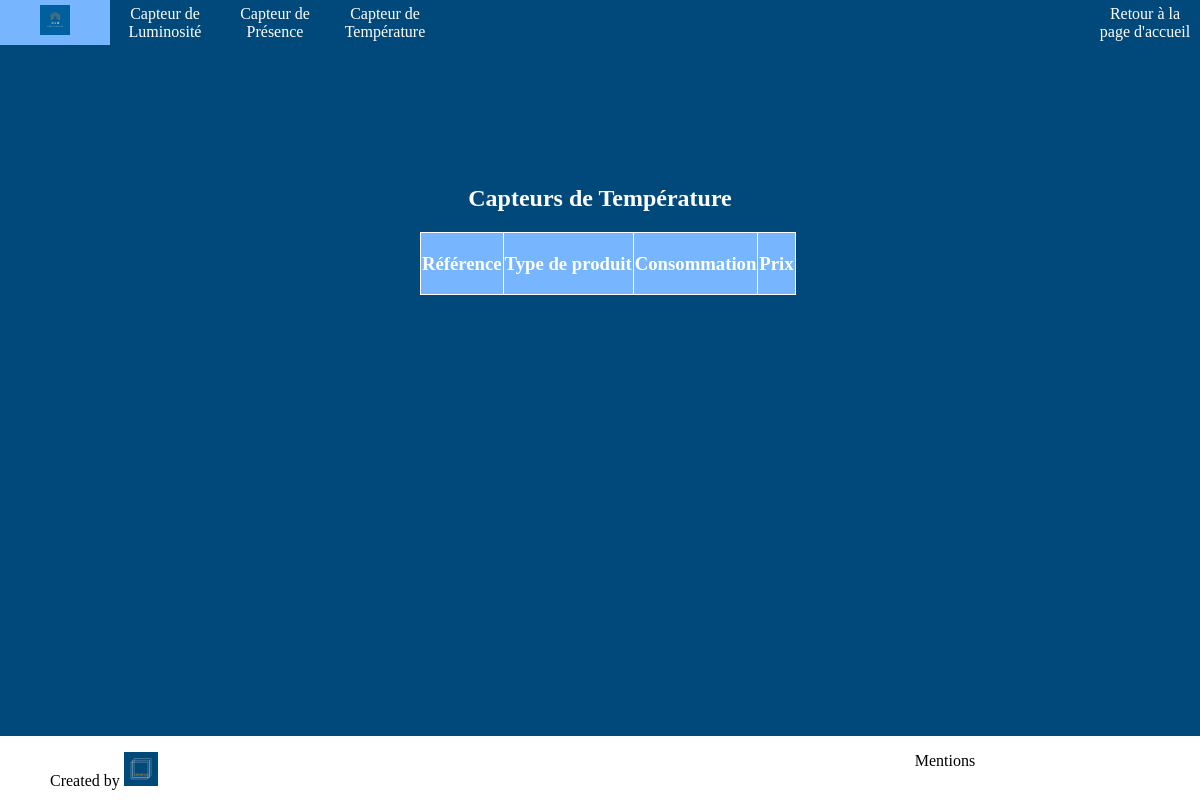
Page /index.php?action=temperatureSensorsUnlog on the earlier database version.
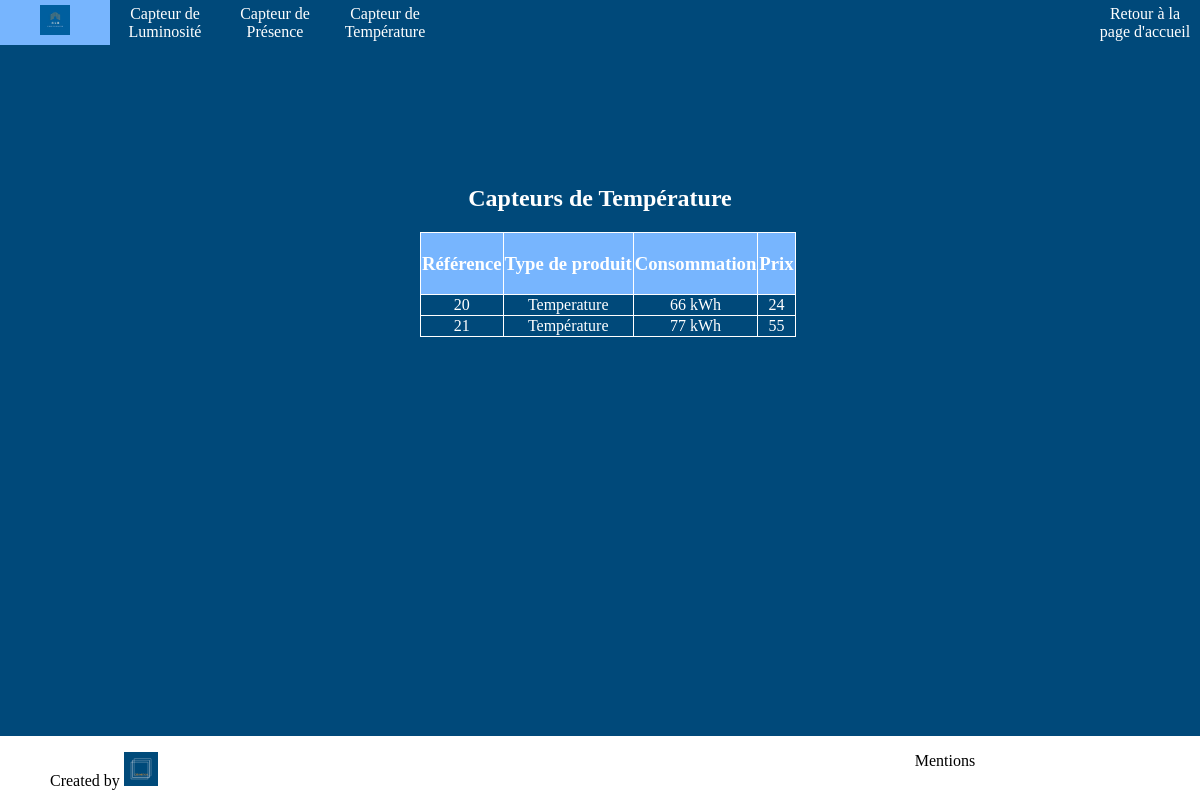
Same page on the later database version.
### tables this page shows
CREATE TABLE `catalogue` (
  `idProduit` int(11) NOT NULL,
  `typeProduct` varchar(255) NOT NULL,
  `consumption` varchar(255) NOT NULL,
  `price` varchar(255) NOT NULL
);

### controllers/controller.php (called while the page is built, shortened)
<?php
require "models/model.php";
function temperatureSensorsUnlog(){
    $sensors = getTemperatureSensors()->fetchAll();
    require "views/temperatureSensorsUnlog.php";
}

### models/model.php (called while the page is built, shortened)
<?php
function getTemperatureSensors(){
    $db = dbConnect();
    $req = $db->query("SELECT * FROM catalogue WHERE typeProduct='Temperature'");
    return $req;
}

### views/temperatureSensorsUnlog.php (the view, shortened to what this page needs)
<!DOCTYPE html>
<html>
<head>
    <link rel="stylesheet" type="text/css" href="designs/css/sensors.css" />
</head>
<body>
<header>
    <?php require "catalogueHeader.php"?>
</header>
<section>
    <h1> Capteurs de Température</h1>
    <table>
        <thead>
        <tr>
            <td><h3>Référence</h3></td>
            <td><h3>Type de produit</h3></td>
            <td><h3>Consommation</h3></td>
            <td><h3>Prix</h3></td>
        </tr>
        </thead>
        <tbody>
        <?php foreach($sensors as $sensors) { ?>
            <tr>
                <td>
                    <a href="index.php?action=detailedSensors&id=<?=$sensors["idProduit"];?>"><?= $sensors["idProduit"];?>
                </td>
                <td>
                    <?= $sensors["typeProduct"];?>
                </td>
                <td>
                    <?= $sensors["consumption"];?> kWh
                </td>
                <td>
                    <?= $sensors["price"];?>
                </td>
            </tr>
        <?php } ?>
        </tbody>
    </table>
</section>
<footer>
    <?php require "footer.php"?>
</footer>
</body>
</html>

Differences in the rows shown:
added catalogue: idProduit "20", typeProduct "Temperature", consumption "66", price "24"
added catalogue: idProduit "21", typeProduct "Température", consumption "77", price "55"
